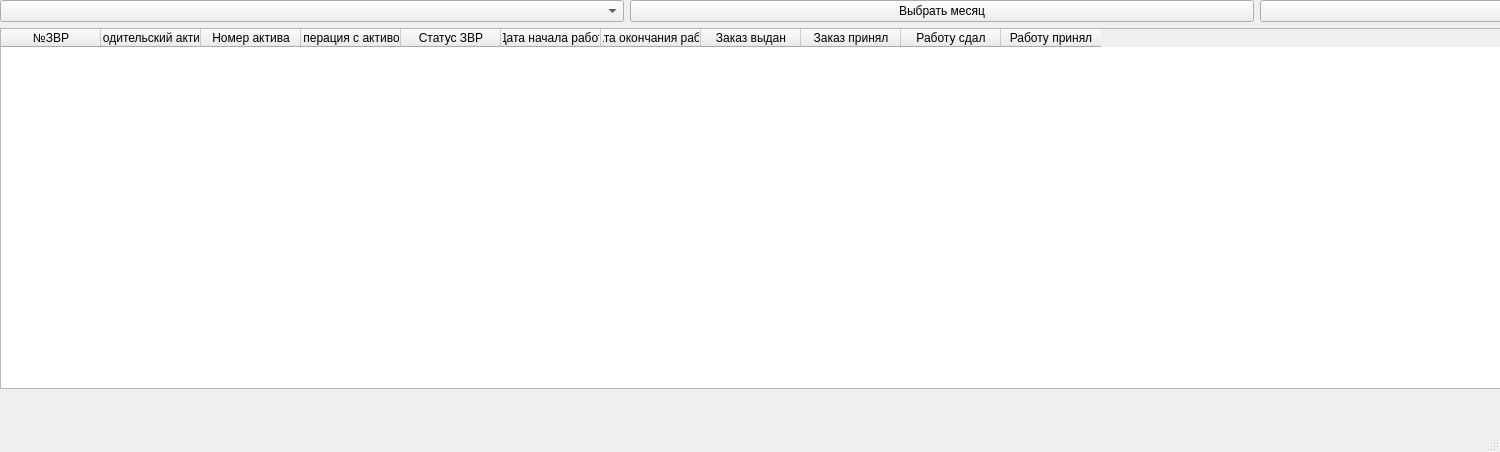
<?xml version="1.0" encoding="UTF-8"?>
<ui version="4.0">
 <class>MainWindow</class>
 <widget class="QMainWindow" name="MainWindow">
  <property name="geometry">
   <rect>
    <x>0</x>
    <y>0</y>
    <width>1500</width>
    <height>452</height>
   </rect>
  </property>
  <property name="sizePolicy">
   <sizepolicy hsizetype="Minimum" vsizetype="Minimum">
    <horstretch>0</horstretch>
    <verstretch>0</verstretch>
   </sizepolicy>
  </property>
  <property name="minimumSize">
   <size>
    <width>1500</width>
    <height>350</height>
   </size>
  </property>
  <property name="windowTitle">
   <string>Месячное планирование объёмов</string>
  </property>
  <widget class="QWidget" name="centralwidget">
   <property name="sizePolicy">
    <sizepolicy hsizetype="Minimum" vsizetype="Minimum">
     <horstretch>0</horstretch>
     <verstretch>0</verstretch>
    </sizepolicy>
   </property>
   <property name="minimumSize">
    <size>
     <width>700</width>
     <height>350</height>
    </size>
   </property>
   <widget class="QWidget" name="verticalLayoutWidget">
    <property name="geometry">
     <rect>
      <x>0</x>
      <y>0</y>
      <width>1884</width>
      <height>389</height>
     </rect>
    </property>
    <layout class="QVBoxLayout" name="verticalLayout">
     <item>
      <layout class="QHBoxLayout" name="horizontalLayout">
       <item>
        <widget class="QComboBox" name="comboBox">
         <item>
          <property name="text">
           <string/>
          </property>
         </item>
         <item>
          <property name="text">
           <string>Январь</string>
          </property>
         </item>
         <item>
          <property name="text">
           <string>Февраль</string>
          </property>
         </item>
         <item>
          <property name="text">
           <string>Март</string>
          </property>
         </item>
         <item>
          <property name="text">
           <string>Апрель</string>
          </property>
         </item>
         <item>
          <property name="text">
           <string>Май</string>
          </property>
         </item>
         <item>
          <property name="text">
           <string>Июнь</string>
          </property>
         </item>
         <item>
          <property name="text">
           <string>Июль</string>
          </property>
         </item>
         <item>
          <property name="text">
           <string>Август</string>
          </property>
         </item>
         <item>
          <property name="text">
           <string>Сентябрь</string>
          </property>
         </item>
         <item>
          <property name="text">
           <string>Октябрь</string>
          </property>
         </item>
         <item>
          <property name="text">
           <string>Ноябрь</string>
          </property>
         </item>
         <item>
          <property name="text">
           <string>Декабрь</string>
          </property>
         </item>
        </widget>
       </item>
       <item>
        <widget class="QPushButton" name="pushButton">
         <property name="text">
          <string>Выбрать месяц</string>
         </property>
        </widget>
       </item>
       <item>
        <widget class="QPushButton" name="pushButton_2">
         <property name="text">
          <string>Выпустить все ЗВР</string>
         </property>
        </widget>
       </item>
      </layout>
     </item>
     <item>
      <widget class="QTableWidget" name="tableWidget">
       <property name="sizePolicy">
        <sizepolicy hsizetype="Minimum" vsizetype="Minimum">
         <horstretch>0</horstretch>
         <verstretch>0</verstretch>
        </sizepolicy>
       </property>
       <property name="minimumSize">
        <size>
         <width>1500</width>
         <height>350</height>
        </size>
       </property>
       <column>
        <property name="text">
         <string>№ЗВР</string>
        </property>
       </column>
       <column>
        <property name="text">
         <string>Родительский актив</string>
        </property>
       </column>
       <column>
        <property name="text">
         <string>Номер актива</string>
        </property>
       </column>
       <column>
        <property name="text">
         <string>Операция с активом</string>
        </property>
       </column>
       <column>
        <property name="text">
         <string>Статус ЗВР</string>
        </property>
       </column>
       <column>
        <property name="text">
         <string>Дата начала работ</string>
        </property>
       </column>
       <column>
        <property name="text">
         <string>Дата окончания работ</string>
        </property>
       </column>
       <column>
        <property name="text">
         <string>Заказ выдан</string>
        </property>
       </column>
       <column>
        <property name="text">
         <string>Заказ принял</string>
        </property>
       </column>
       <column>
        <property name="text">
         <string>Работу сдал</string>
        </property>
       </column>
       <column>
        <property name="text">
         <string>Работу принял</string>
        </property>
       </column>
      </widget>
     </item>
    </layout>
   </widget>
  </widget>
  <widget class="QMenuBar" name="menubar">
   <property name="geometry">
    <rect>
     <x>0</x>
     <y>0</y>
     <width>1500</width>
     <height>18</height>
    </rect>
   </property>
  </widget>
  <widget class="QStatusBar" name="statusbar"/>
 </widget>
 <resources/>
 <connections/>
</ui>
